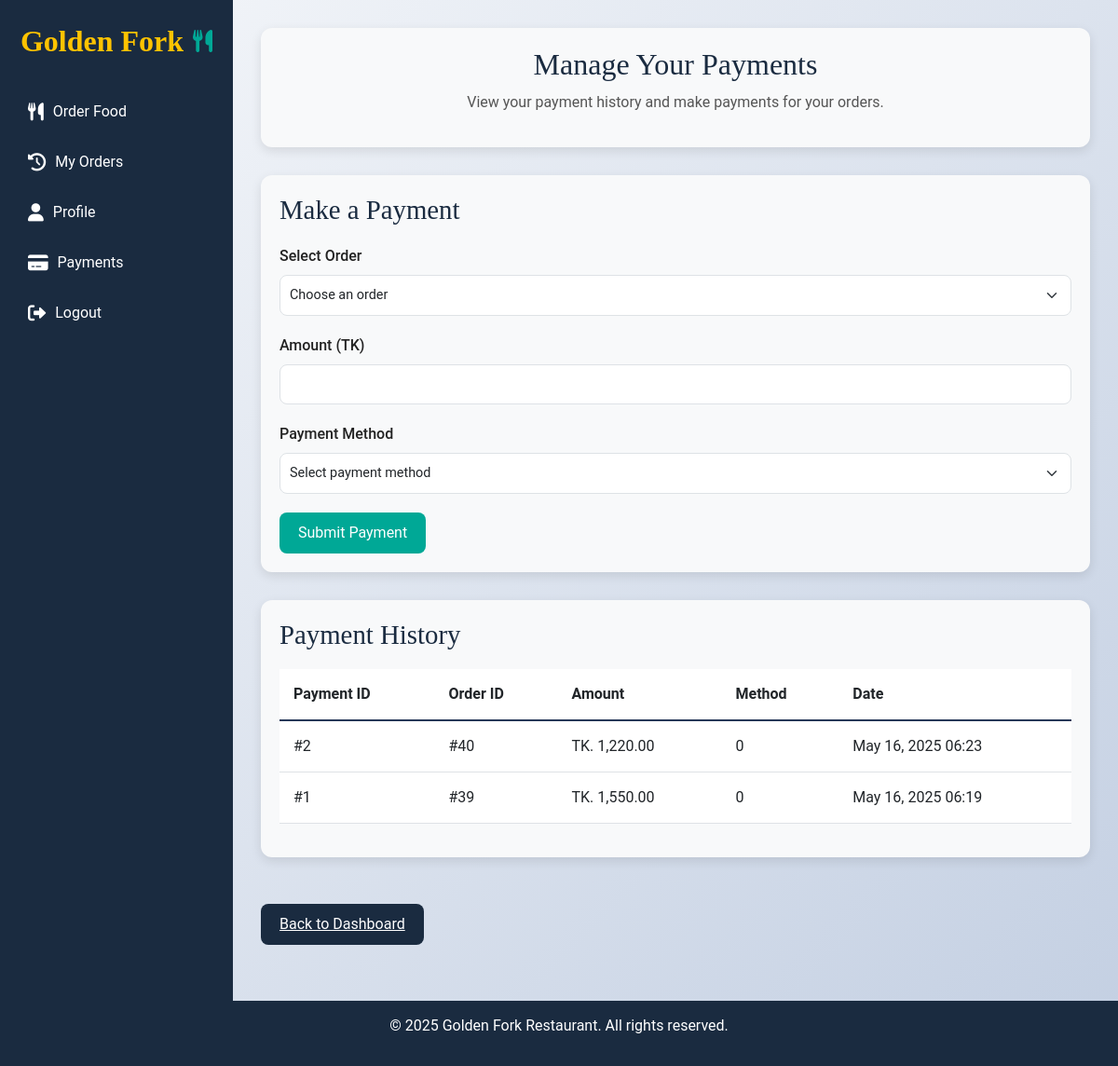
/payment.php (signed in), run on the app's committed database.
### tables this page shows
CREATE TABLE `payments` (
  `payment_id` int(11) NOT NULL,
  `order_id` int(11) DEFAULT NULL,
  `user_id` int(11) DEFAULT NULL,
  `amount` decimal(10,2) DEFAULT NULL,
  `payment_method` varchar(50) DEFAULT NULL,
  `payment_date` datetime DEFAULT NULL
);

### payment.php (the view, shortened to what this page needs)
<?php
include 'db_connect.php';
$user_id = $_SESSION['user_id'];
$payment_query = "
    SELECT
        payment_id,
        order_id,
        amount,
        payment_method,
        payment_date
    FROM
        payments
    WHERE
        user_id = ?
    ORDER BY
        payment_date DESC
";
$stmt = $conn->prepare($payment_query);
$stmt->bind_param("i", $user_id);
$stmt->execute();
$payment_result = $stmt->get_result();
$unpaid_orders_query = "
    SELECT
        orders.order_id,
        orders.total_amount,
        orders.order_date
    FROM
        orders
    LEFT JOIN
        payments ON orders.order_id = payments.order_id
    WHERE
        orders.user_id = ?
        AND orders.status != 'Cancelled'
        AND payments.payment_id IS NULL
    ORDER BY
        orders.order_date DESC
";
$stmt = $conn->prepare($unpaid_orders_query);
$stmt->bind_param("i", $user_id);
$stmt->execute();
$unpaid_orders_result = $stmt->get_result();
?>
<!DOCTYPE html>
<html lang="en">
<head>
    <link href="https://cdn.jsdelivr.net/npm/bootstrap@5.3.0/dist/css/bootstrap.min.css" rel="stylesheet">
    <link rel="stylesheet" href="https://cdnjs.cloudflare.com/ajax/libs/font-awesome/6.0.0/css/all.min.css">
</head>
<body>
    <div class="wrapper">
        <div class="sidebar">
            <div class="logo-section">
                <div class="logo-text">Golden Fork <i class="fas fa-utensils"></i></div>
            </div>
            <ul class="sidebar-nav">
                <li><a href="order.php"><i class="fas fa-utensils"></i> Order Food</a></li>
                <li><a href="my_orders.php"><i class="fas fa-history"></i> My Orders</a></li>
                <li><a href="profile.php"><i class="fas fa-user"></i> Profile</a></li>
                <li><a href="payment.php"><i class="fas fa-credit-card"></i> Payments</a></li>
                <li><a href="logout.php"><i class="fas fa-sign-out-alt"></i> Logout</a></li>
            </ul>
        </div>
        <div class="main-content">
            <div class="welcome-message">
                <h2>Manage Your Payments</h2>
                <p>View your payment history and make payments for your orders.</p>
            </div>
            <div class="payment-section">
                <h3>Make a Payment</h3>
                <?php if ($unpaid_orders_result->num_rows > 0): ?>
                    <form method="POST" action="payment.php">
                        <div class="form-group">
                            <label for="order_id" class="form-label">Select Order</label>
                            <select name="order_id" id="order_id" class="form-select" required onchange="updateAmount(this)">
                                <option value="">Choose an order</option>
                            </select>
                        </div>
                        <div class="form-group">
                            <label for="amount" class="form-label">Amount (TK)</label>
                            <input type="number" name="amount" id="amount" class="form-control" readonly required>
                        </div>
                        <div class="form-group">
                            <label for="payment_method" class="form-label">Payment Method</label>
                            <select name="payment_method" id="payment_method" class="form-select" required>
                                <option value="">Select payment method</option>
                            </select>
                        </div>
                        <button type="submit" name="submit_payment" class="btn-submit">Submit Payment</button>
                    </form>
                <?php else: ?>
                    <p class="text-center text-muted">No unpaid orders found.</p>
                <?php endif; ?>
            </div>
            <div class="payment-history">
                <h3>Payment History</h3>
                <?php if ($payment_result->num_rows > 0): ?>
                    <div class="table-responsive">
                        <table class="table">
                            <thead>
                                <tr>
                                    <th>Payment ID</th>
                                    <th>Order ID</th>
                                    <th>Amount</th>
                                    <th>Method</th>
                                    <th>Date</th>
                                </tr>
                            </thead>
                            <tbody>
                                <?php while ($payment = $payment_result->fetch_assoc()): ?>
                                    <tr>
                                        <td>#<?php echo $payment['payment_id']; ?></td>
                                        <td>#<?php echo $payment['order_id']; ?></td>
                                        <td>TK. <?php echo number_format($payment['amount'], 2); ?></td>
                                        <td><?php echo htmlspecialchars($payment['payment_method']); ?></td>
                                        <td><?php echo date('M d, Y H:i', strtotime($payment['payment_date'])); ?></td>
                                    </tr>
                                <?php endwhile; ?>
                            </tbody>
                        </table>
                    </div>
                <?php else: ?>
                    <p class="text-center text-muted">No payment records found.</p>
                <?php endif; ?>
            </div>
            <a href="customer_dashboard.php" class="btn-back">Back to Dashboard</a>
        </div>
    </div>
    <footer>
        <p>© 2025 Golden Fork Restaurant. All rights reserved.</p>
    </footer>
</body>
</html>

### payment.php (style rules this page uses)
:root { --gf-primary-dark: #1A2B40; --gf-secondary-dark: #263859; --gf-accent-gold: #FFC300; --gf-accent-teal: #00A896; --gf-accent-burgundy: #900C3F; --gf-light: #F8F9FA; --gf-text-dark: #222; --gf-text-light: #fff; }
body { font-family: 'Roboto', sans-serif; background: linear-gradient(135deg, #f5f7fa 0%, #c3cfe2 100%); margin: 0; padding: 0; min-height: 100vh; overflow-x: hidden; }
.wrapper { display: flex; min-height: 100vh; }
.sidebar { width: 250px; background: var(--gf-primary-dark); color: var(--gf-text-light); padding: 20px; position: fixed; height: 100%; overflow-y: auto; transition: transform 0.3s ease; z-index: 1000; }
.sidebar .logo-section { text-align: center; margin-bottom: 30px; }
.sidebar .logo-text { font-family: 'Playfair Display', serif; font-weight: 900; font-size: 2rem; color: var(--gf-accent-gold); display: flex; align-items: center; justify-content: center; }
.sidebar .logo-text i { color: var(--gf-accent-teal); margin-left: 10px; font-size: 1.5rem; animation: floatSpoon 3s ease-in-out infinite; }
.sidebar-nav { list-style: none; padding: 0; }
.sidebar-nav li { margin-bottom: 10px; }
.sidebar-nav a { color: var(--gf-text-light); text-decoration: none; display: flex; align-items: center; padding: 10px; border-radius: 8px; transition: background 0.3s ease; }
.sidebar-nav a i { margin-right: 10px; font-size: 1.2rem; }
.main-content { margin-left: 250px; flex-grow: 1; padding: 30px; }
.welcome-message { background: var(--gf-light); padding: 20px; border-radius: 12px; text-align: center; margin-bottom: 30px; box-shadow: 0 4px 12px rgba(0, 0, 0, 0.1); animation: slideIn 0.6s ease-out; }
.welcome-message h2 { font-family: 'Merriweather', serif; font-size: 2rem; color: var(--gf-primary-dark); margin-bottom: 10px; }
.welcome-message p { font-size: 1rem; color: #555; }
.payment-section, .payment-history { background: var(--gf-light); border-radius: 12px; box-shadow: 0 4px 12px rgba(0, 0, 0, 0.1); padding: 20px; margin-bottom: 30px; }
.payment-section h3, .payment-history h3 { font-family: 'Merriweather', serif; font-size: 1.8rem; color: var(--gf-primary-dark); margin-bottom: 20px; }
.form-group { margin-bottom: 20px; }
.form-label { font-weight: 500; color: var(--gf-text-dark); margin-bottom: 8px; display: block; }
.form-control, .form-select { padding: 10px; border: 1px solid #dee2e6; border-radius: 8px; font-size: 0.9rem; width: 100%; transition: border-color 0.3s ease, box-shadow 0.3s ease; }
.btn-submit { background: var(--gf-accent-teal); border: none; padding: 10px 20px; color: var(--gf-text-light); border-radius: 8px; font-size: 1rem; cursor: pointer; transition: background 0.3s ease; }
.table { width: 100%; border-collapse: separate; border-spacing: 0; }
.table thead { background: var(--gf-primary-dark); color: var(--gf-text-light); }
.table th { padding: 15px; font-weight: 600; text-align: left; border-bottom: 2px solid var(--gf-secondary-dark); }
.table td { padding: 15px; border-bottom: 1px solid #dee2e6; vertical-align: middle; }
.btn-back { background: var(--gf-primary-dark); border: none; padding: 10px 20px; color: var(--gf-text-light); border-radius: 8px; font-size: 1rem; margin-top: 20px; display: inline-block; }
footer { text-align: center; padding: 15px; background: var(--gf-primary-dark); color: var(--gf-text-light); margin-top: 30px; }

### data on the page
payments: payment_id "2", order "40", amount "1,220.00", payment_method "0", payment_date "May 16, 2025 06:23"
payments: payment_id "1", order "39", amount "1,550.00", payment_method "0", payment_date "May 16, 2025 06:19"
